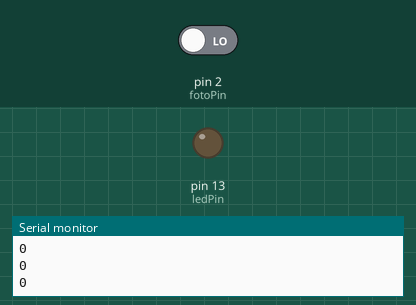
A sketch run on a simulated Arduino Uno, built with avr-gcc and run on an emulated ATmega328P. Shown: output pins drawn as LEDs (lit = HIGH), the last lines printed to the serial monitor. Inputs (shaded band) come from the test bench; at power-on: pin 2 (fotoPin) LOW.

Above: at 1.2 s.
1.3 s: pin 2 (fotoPin) driven HIGH
At 1.6 s:
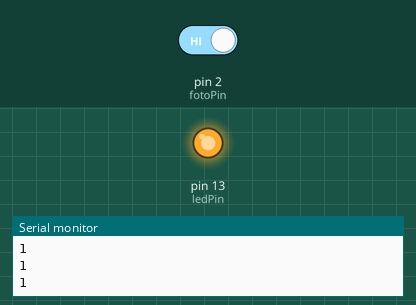
2.8 s: pin 2 (fotoPin) driven LOW
At 4.0 s:
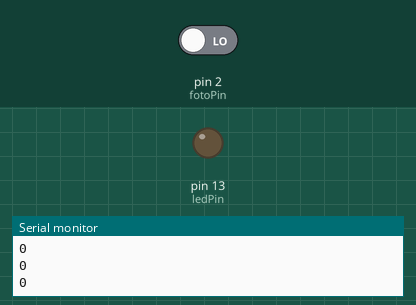
Timing chart, 0 to 5.8 s (numbered marks = the images above; inputs shaded):
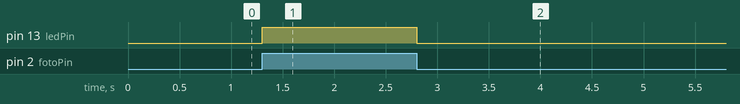

The sketch:

56-fotosenzor.ino
```cpp
const int fotoPin = 2;
const int ledPin = 13; // LED_BUILTIN = 13

void setup()
{
  pinMode(fotoPin, INPUT);
  pinMode(ledPin, OUTPUT);
  Serial.begin(9600);
}

void loop()
{
  int jelMrak = digitalRead(fotoPin);
  digitalWrite(ledPin, jelMrak);
  Serial.println(jelMrak);
  delay(100);
}
```

Measured:
- after the input at 1.3 s, pin 13 (ledPin): LOW → HIGH at once
- after the input at 2.8 s, pin 13 (ledPin): HIGH → LOW at once
